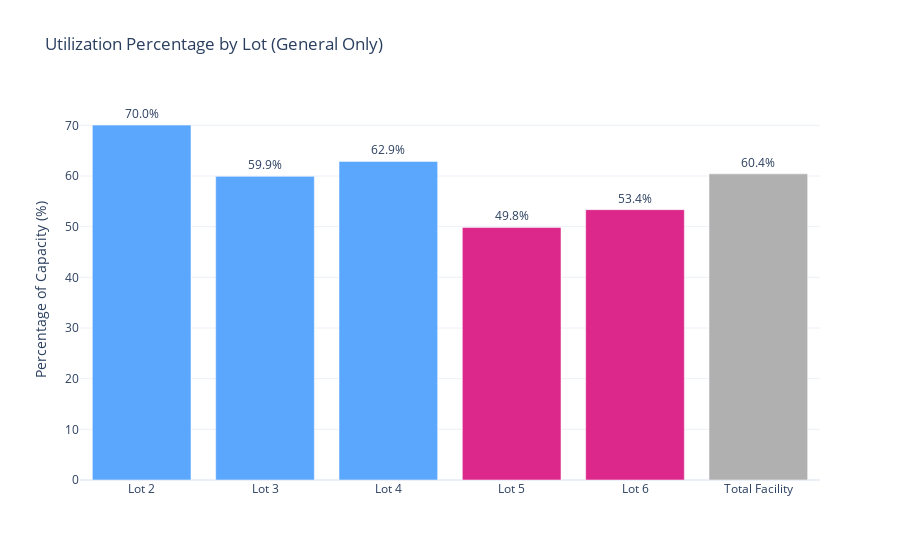

Write notebook code for a chart like this one.
### Code cell
import plotly.graph_objects as go
import pandas as pd

# --- Reset index for plotting ---
plot_data = data.reset_index()

# --- Define colors ---
def lot_color(lot_name):
    lot_lower = lot_name.lower()
    if any(num in lot_lower for num in ["2", "3", "4"]):
        return "#5ca7fe"  # blue
    elif any(num in lot_lower for num in ["5", "6"]):
        return "#dc288b"  # pink
    elif "total" in lot_lower:
        return "#b0b0b0"  # neutral gray
    else:
        return "#8ecae6"  # fallback light blue

plot_data["color"] = plot_data["Lot"].apply(lot_color)

# --- Create Plotly bar chart ---
fig = go.Figure()

fig.add_trace(go.Bar(
    x=plot_data["Lot"],
    y=plot_data["Average Occupancy %"],
    text=plot_data["Average Occupancy %"].round(1).astype(str) + '%',
    textposition='outside',
    marker_color=plot_data["color"],
    name="Occupancy"
))

# --- Layout ---
fig.update_layout(
    title="Utilization Percentage by Lot (General Only)",
    yaxis=dict(title="Percentage of Capacity (%)", range=[0, 75]),
    xaxis=dict(title=""),
    template="plotly_white",
    uniformtext_minsize=10,
    uniformtext_mode='hide'
)

fig.show()

### Figure 1 — Plotly figure (JSON) as saved in the notebook; plotly's stock layout.template omitted (floating-point values rounded to 4 significant figures)
{"data": [{"marker": {"color": ["#5ca7fe", "#5ca7fe", "#5ca7fe", "#dc288b", "#dc288b", "#b0b0b0"]}, "name": "Occupancy", "text": ["70.0%", "59.9%", "62.9%", "49.8%", "53.4%", "60.4%"], "textposition": "outside", "type": "bar", "x": ["Lot 2", "Lot 3", "Lot 4", "Lot 5", "Lot 6", "Total Facility"], "y": [70.05, 59.93, 62.89, 49.85, 53.36, 60.42]}], "layout": {"title": {"text": "Utilization Percentage by Lot (General Only)"}, "uniformtext": {"minsize": 10, "mode": "hide"}, "xaxis": {"title": {"text": ""}}, "yaxis": {"range": [0, 75], "title": {"text": "Percentage of Capacity (%)"}}}}
